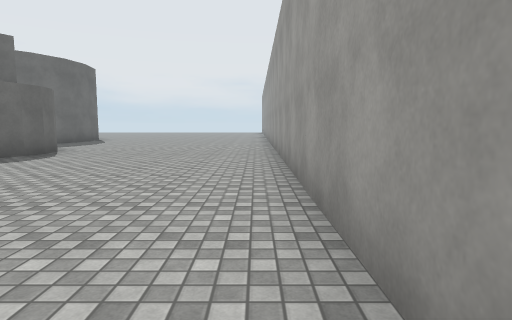
View 1 (above)

24 first-person views from a walk through a Unity game level. The camera is 1.3 m above the floor, tilts 6° down and sees 75° across. The floor is counted in squares, 2 m on a side. Each view is taken from the middle of a square. On the plan, view 1 faces up. The plan holds only what a view shows up to about 10 squares ahead; the rest is blank. The place goes on beyond the plan. Surface patterns are stand-ins for the level's own textures.

View 2
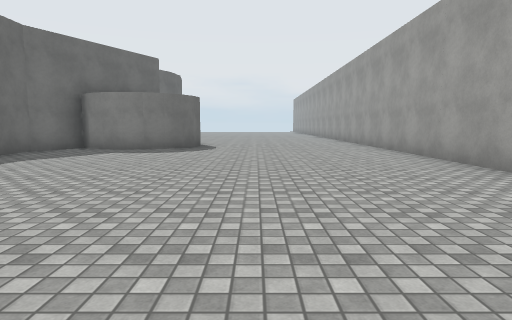

View 3
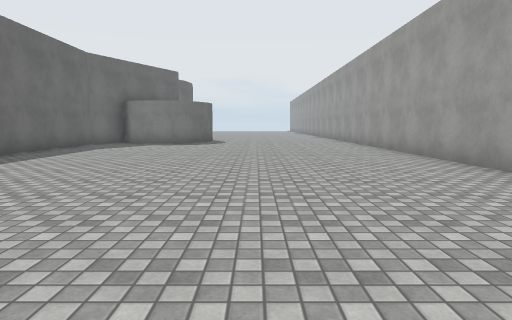

View 4
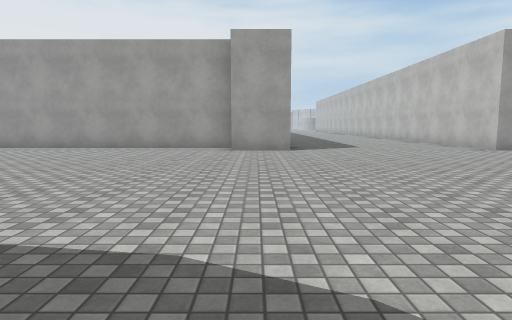

View 5
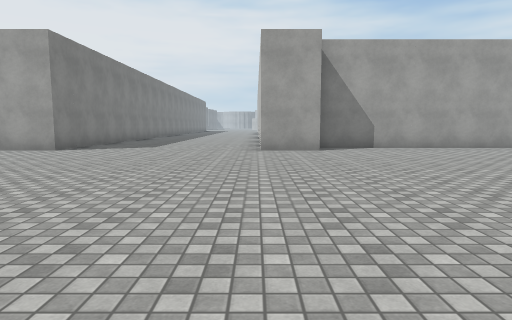

View 6
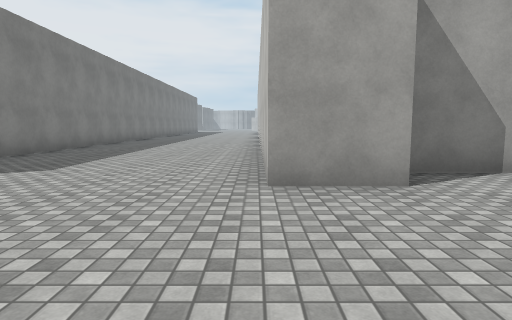

View 7
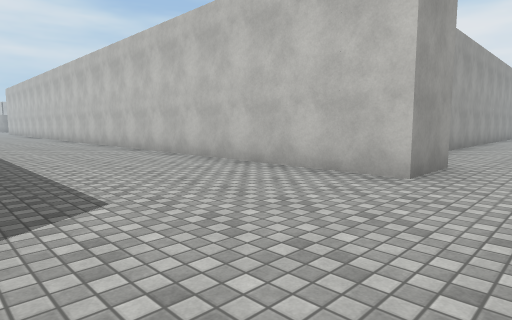

View 8
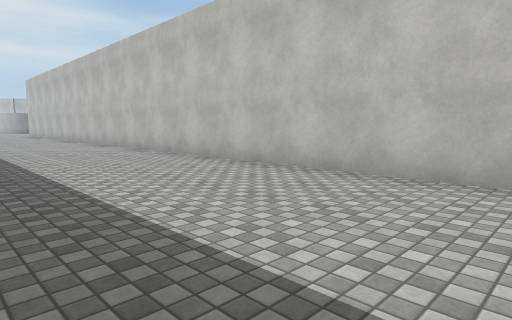

View 9
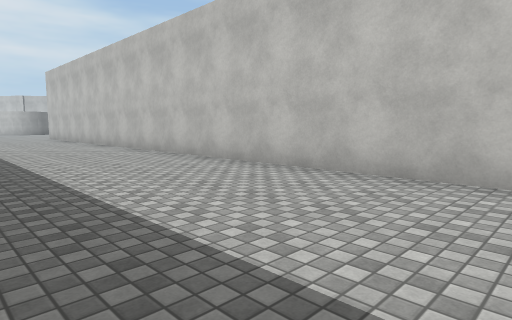

View 10
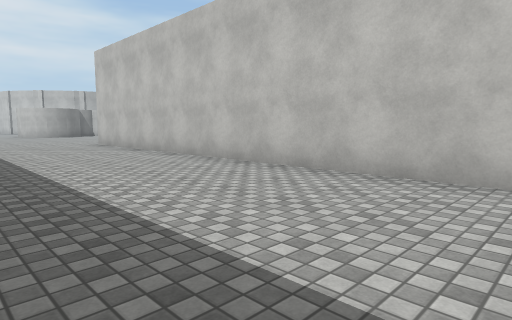

View 11
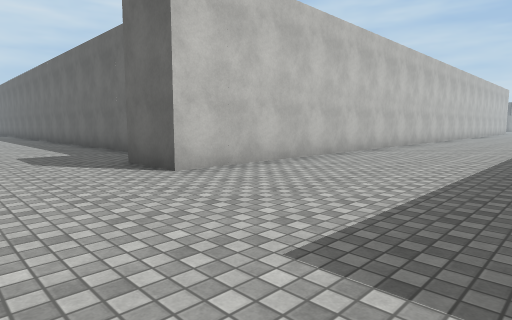

View 12
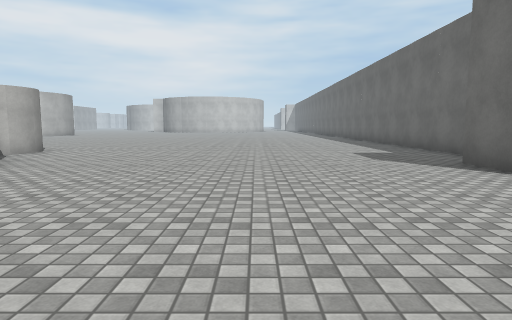

View 13
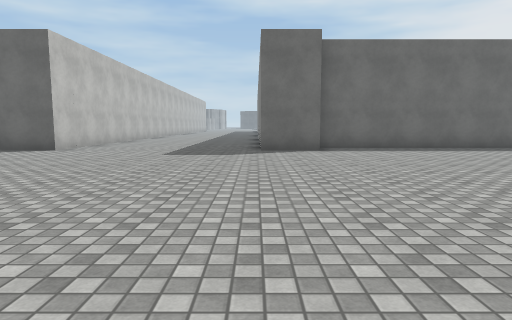

View 14
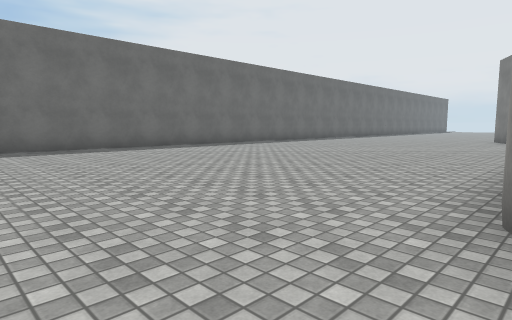

View 15
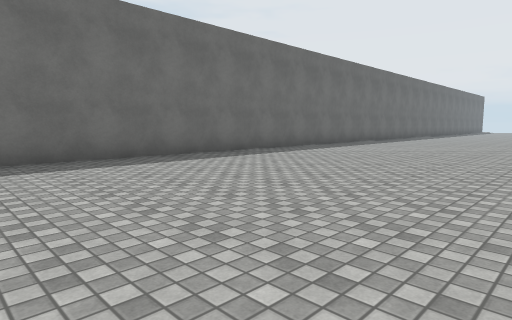

View 16
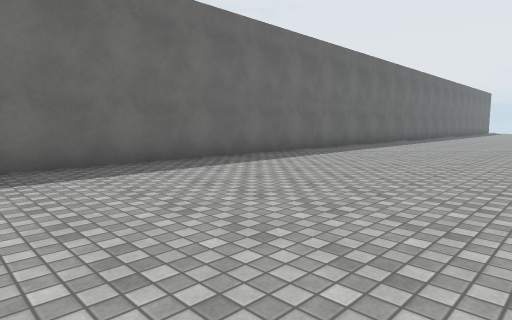

View 17
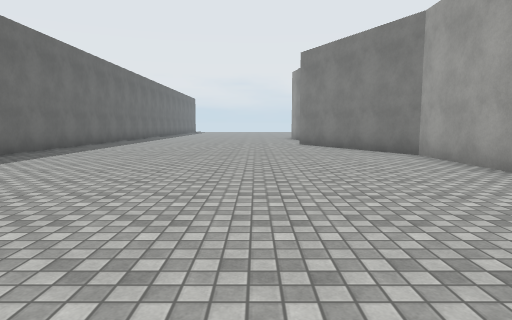

View 18
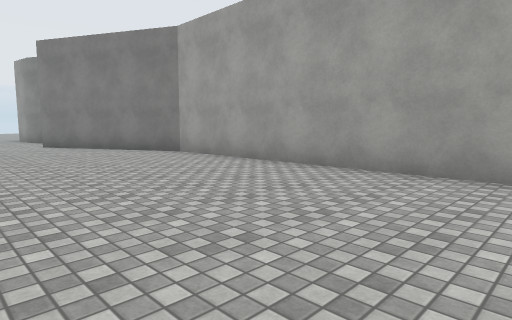

View 19
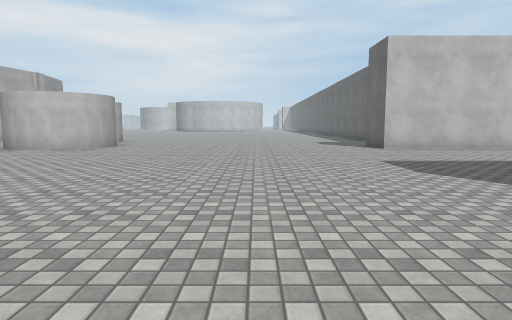

View 20
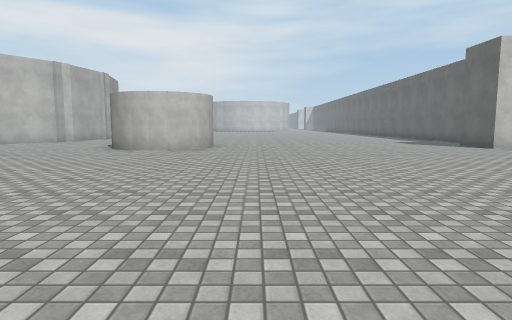

View 21
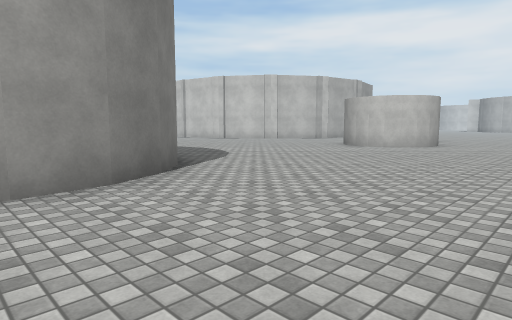

View 22
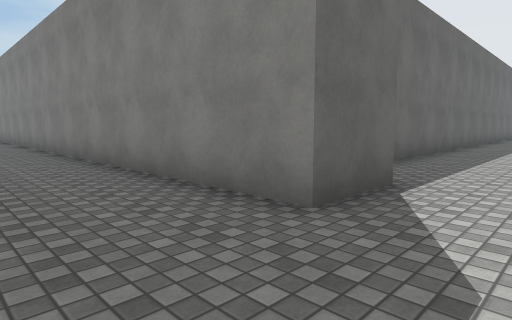

View 23
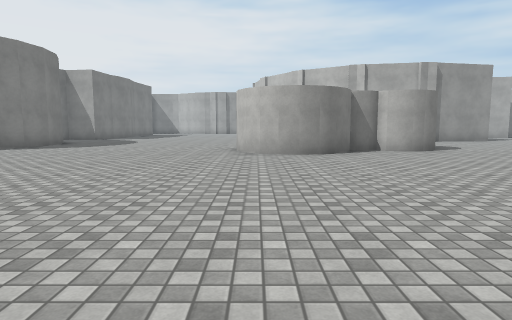

View 24
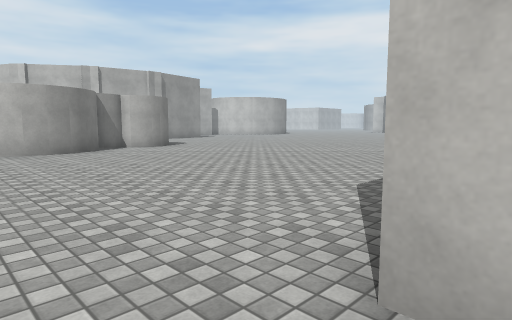

### Floor plan
Points are (right, up) in squares from view 1. A wall is a line through its corners. A room is listed if a view was taken in it or the views show most of it. See-through windows are left out.
Room 1 (views 1, 2, 3, 4, 5, 6, 7, 8, 9, 10, 11, 12, 13, 14, 15, 16, 17, 18, 19, 20, 21, 22, 23, 24)
walls: (6.1, -6.9) (2.6, -6.9); (1.1, -6.9) (-0.5, -6.9) (-0.5, -5.4); (0.5, -5.4) (0.5, 9.2); (-0.5, -13.8) (-0.5, -12.1) (25.5, -12.1) (25.5, -13.6); (25.5, -5.2) (25.5, -6.9) (14.9, -6.9); (24.5, -15.1) (24.5, -18.5); (0.5, -18.5) (0.5, -13.8); (24.5, 8.1) (24.5, -5.2); (33.2, -13.2) (33.3, -12.5); (33.5, -12.1) (34, -11.6); (33.4, -13.6) (33.2, -12.7) (33.7, -11.9) (34.5, -11.5); (33.5, -2.6) (33.5, 5.2) (31.4, 9.2); (33.7, -14) (33.3, -13.4); (34.3, -11.6) (35, -11.5); (34.7, -11.5) (35.4, -11.6); (35.2, -11.6) (35.6, -11.8) (35.9, -12.1); (34.2, -16.2) (34.2, -15.8) (34.2, -15.5); (34.6, -15.2) (34.4, -14.9) (34.3, -14.4) (33.9, -14.1) (33.5, -13.8); (-5.1, 8.5) (-4.8, 8) (-4.7, 7.5) (-4.8, 7) (-5.1, 6.5) (-5.5, 6.1) (-6, 5.8) (-6.5, 5.7) (-7, 5.8) (-7.5, 6.1) (-7.9, 6.4) (-8.5, 5.2) (-8.5, 1.1); (36.1, -5.5) (35.6, -5.4) (34.7, -4.9) (34.1, -4.3) (33.6, -3.4) (33.5, -2.4)

Positions as (right, up) in squares from view 1, and headings:
1: (0, 0), facing up
2: (-3, -3), facing up
3: (-3, -6), facing up
4: (-9, -6), facing right
5: (-9, -12), facing right
6: (-4, -12), facing right
7: (-2, -8), facing down-right
8: (4, -8), facing down-right
9: (8, -8), facing down-right
10: (14, -8), facing down-right
11: (28, -8), facing down-left
12: (29, -8), facing down
13: (34, -7), facing left
14: (34, -6), facing up-left
15: (31, -5), facing up-left
16: (30, -2), facing up-left
17: (30, -2), facing up
18: (29, -2), facing up-right
19: (29, -3), facing down
20: (32, -3), facing down
21: (30, -2), facing down-right
22: (27, -9), facing up-left
23: (26, -12), facing right
24: (25, -11), facing down-right
